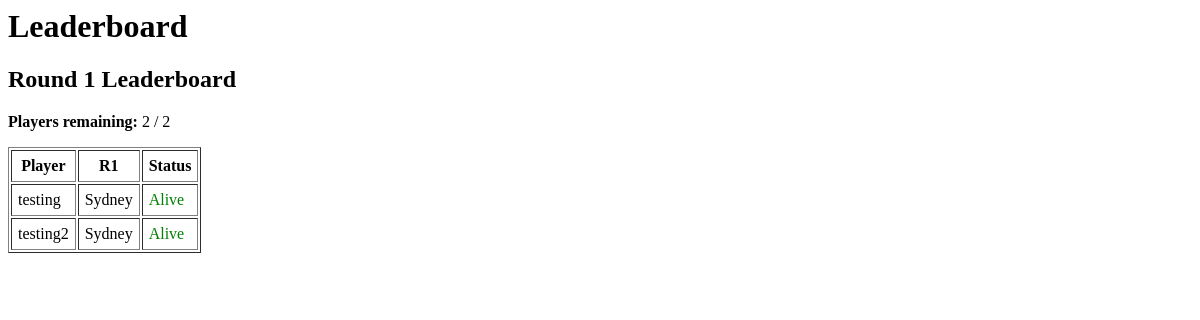
Before: /leaderboard/ (signed in) with the older database file.
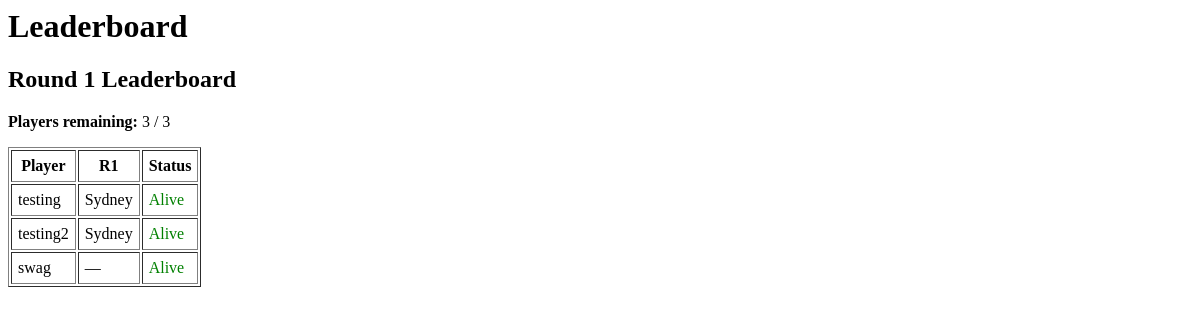
After: the same page with the newer database file.
### competition/models.py (models this page shows, shortened)
class Round(models.Model):
    number = models.IntegerField()
    completed = models.BooleanField(default=False)
    lockout_time = models.DateTimeField()
    class Meta:
        ordering = ["number"]

class Player(models.Model):
    user = models.OneToOneField(User, on_delete=models.CASCADE)
    eliminated = models.BooleanField(default=False)

class Tip(models.Model):
    player = models.ForeignKey(Player, on_delete=models.CASCADE)
    round = models.ForeignKey(Round, on_delete=models.CASCADE)
    team = models.ForeignKey(Team, on_delete=models.CASCADE)
    margin = models.IntegerField(null=True, blank=True)
    class Meta:
        unique_together = ('player', 'round')

class Team(models.Model):
    name = models.CharField(max_length=100)

### competition/views.py (the view)
# urls.py: path("leaderboard/", views.leaderboard, name="leaderboard"),
@login_required
def leaderboard(request):
    players = Player.objects.select_related("user").all()
    rounds = Round.objects.order_by("number")
    alive_players = players.filter(eliminated=False).count()
    total_players = players.count()
    tips = Tip.objects.select_related("team", "round", "player")
    matches = Match.objects.select_related("winner")
    tip_lookup = {}
    for tip in tips:
        tip_lookup.setdefault(tip.player_id, {})[tip.round_id] = tip
    winner_lookup = {}
    for match in matches:
        if match.winner:
            winner_lookup[match.round_id] = match.winner_id
    current_round = Round.objects.filter(completed=False).first()
    round_locked = False
    if current_round and timezone.now() > current_round.lockout_time:
        round_locked = True
    return render(request, "leaderboard.html", {
        "players": players,
        "rounds": rounds,
        "tip_lookup": tip_lookup,
        "winner_lookup": winner_lookup,
        "alive_players": alive_players,
        "total_players": total_players,
        "current_round": current_round,
        "round_locked": round_locked,
    })

### competition/templatetags/extras.py (called while the page is built)
@register.filter
def get_item(dictionary, key):
    if dictionary:
        return dictionary.get(key)
    return None

### competition/templates/leaderboard.html
{% load extras %}
<h1>Leaderboard</h1>
<h2>Round {{ rounds.last.number }} Leaderboard</h2>
<p>
<strong>Players remaining:</strong>
{{ alive_players }} / {{ total_players }}
</p>
<table border="1" cellpadding="6">
<tr>
<th>Player</th>
{% for round in rounds %}
<th>R{{ round.number }}</th>
{% endfor %}
<th>Status</th>
</tr>
{% for player in players %}
<tr {% if player.eliminated %}style="background:#ffdddd"{% endif %}>
<td>{{ player.user.username }}</td>
{% for round in rounds %}
<td>
{% with tip=tip_lookup|get_item:player.id|get_item:round.id %}
{% if round.id == current_round.id and not round_locked %}
🔒
{% else %}
    {% if tip %}
        {% with winner=winner_lookup|get_item:round.id %}
            {% if winner %}
                {% if tip.team.id == winner %}
                    <span style="color:green">✅ {{ tip.team.name }} ({{ tip.margin }})</span>
                {% else %}
                    <span style="color:red">❌ {{ tip.team.name }} ({{ tip.margin }})</span>
                {% endif %}
            {% else %}
                {{ tip.team.name }}{% if tip.margin %} ({{ tip.margin }}){% endif %}
            {% endif %}
        {% endwith %}
    {% else %}
        —
    {% endif %}
{% endif %}
{% endwith %}
</td>
{% endfor %}
<td>
{% if player.eliminated %}
<span style="color:red">Eliminated</span>
{% else %}
<span style="color:green">Alive</span>
{% endif %}
</td>
</tr>
{% endfor %}
</table>

Changed rows visible on the page:
added Player: user.username "swag", eliminated "Alive"
Other visible differences:
{{ alive_players }}: "2" → "3"
{{ total_players }}: "2" → "3"
